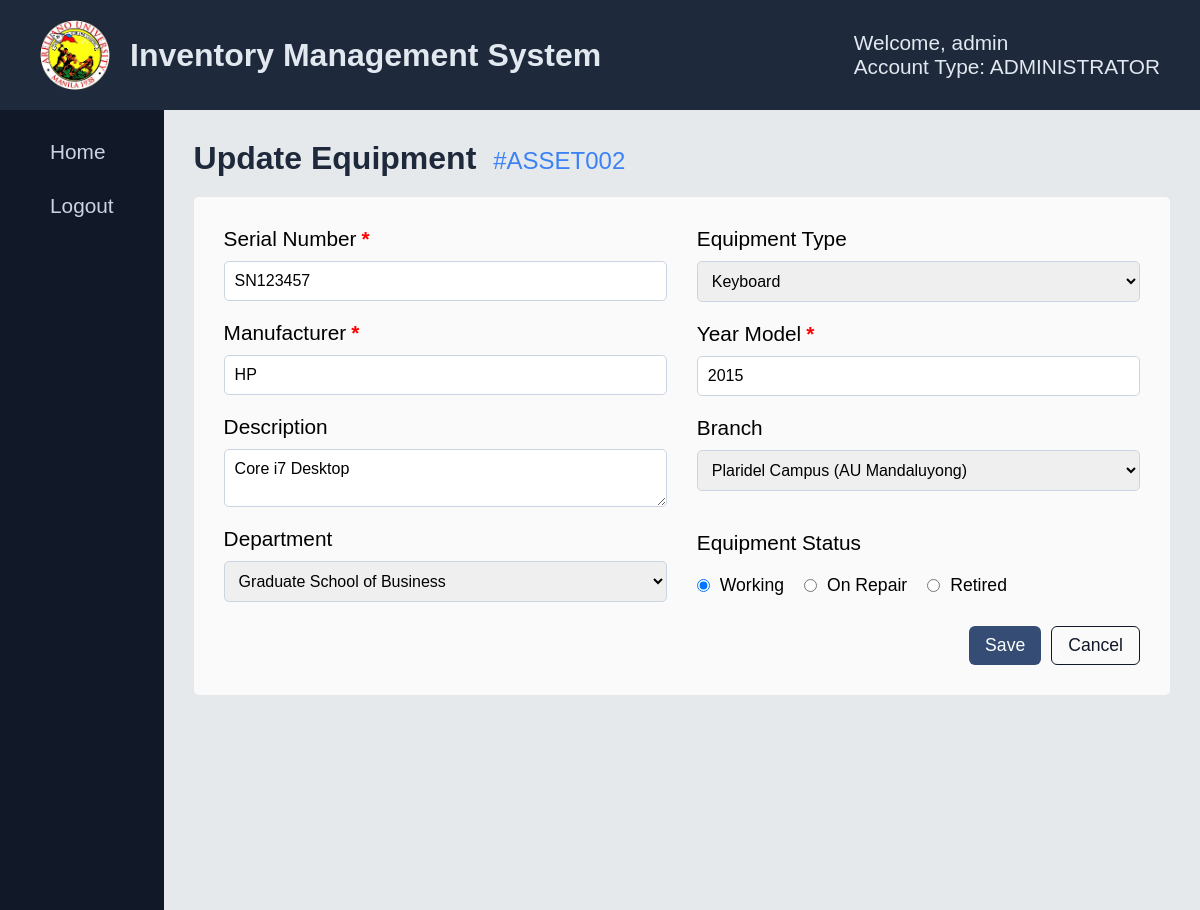
/equipmentManagement/update-equipment.php?asset_number=ASSET002 (signed in), run on the app's committed database.
### tables this page shows
CREATE TABLE `tblequipments` (
  `asset_number` varchar(100) NOT NULL,
  `serial_number` varchar(100) NOT NULL,
  `type` enum('CPU','Printer','Monitor','Keyboard','Mouse','AVR','Projector','MAC') NOT NULL,
  `manufacturer` varchar(100) NOT NULL,
  `year_model` int(11) NOT NULL,
  `description` text DEFAULT NULL,
  `branch` varchar(100) NOT NULL,
  `department` varchar(150) NOT NULL,
  `status` enum('WORKING','ON-REPAIR','RETIRED') DEFAULT 'WORKING',
  `created_by` varchar(50) NOT NULL,
  `date_created` datetime DEFAULT current_timestamp()
);

### equipmentManagement/update-equipment.php (the view, shortened to what this page needs)
<?php
require_once("../config/config.php");
$values = [];
$errors = [];
$assetNumber = $_GET["asset_number"];
$sql = "SELECT * FROM tblequipments WHERE asset_number = ?";
$stmt = mysqli_prepare($link, $sql);
mysqli_stmt_bind_param($stmt, "s", $assetNumber);
if (mysqli_execute($stmt)) {
    $result = mysqli_stmt_get_result($stmt);
    $equipment = mysqli_fetch_array($result, MYSQLI_ASSOC);
} else {
    $_SESSION['message'] = [
        'type' => 'error',
        'text' => 'Error fetch equipment data!'
    ];
}
?>
<!DOCTYPE html>
<html lang="en">
<head>
    <link rel="stylesheet" href="https://cdnjs.cloudflare.com/ajax/libs/font-awesome/6.5.1/css/all.min.css">
    <link rel="stylesheet" href="../assets/css/notification.css">
</head>
<body>
    <?php include("../includes/nav-sidebar.php");?>
    <div class="container">
            <h4 class="update-title">
                Update Equipment <span class="asset-number">#<?php echo $assetNumber ?></span>
            </h4>
            <div class="wrapper">
                <form action="<?php echo htmlspecialchars($_SERVER['PHP_SELF']) . '?asset_number=' . $assetNumber;?>" method="POST">
                    <div class="col-div">
                        <div class="col1-input">
                            <div class="input-div">
                                <label class="labelInput">
                                    Serial Number
                                    <span class="<?= isset($errors['serialNumber']) ? '' : (!empty($values['serialNumber']) ? 'valid' : ''); ?>">*</span>
                                </label>
                                <input type="text" name="serialNumber"
                                    value="<?= htmlspecialchars($values['serialNumber'] ?? $equipment['serial_number']) ?>"
                                    class="<?= isset($errors['serialNumber']) ? 'error' : (!empty($values['serialNumber']) ? 'success' : '') ?>">
                            </div>
                            <div class="input-div">
                               <label class="labelInput">
                                    Manufacturer <span class="<?= isset($errors['manufacturer']) ? '' : (!empty($values['manufacturer']) ? 'valid' : ''); ?>">*</span>
                                </label>
                                <input type="text" name="manufacturer"
                                    value="<?= htmlspecialchars($values['manufacturer'] ?? $equipment['manufacturer']) ?>"
                                    class="<?= isset($errors['manufacturer']) ? 'error' : (!empty($values['manufacturer']) ? 'success' : '') ?>">
                            </div>
                            <div class="input-div">
                                <label>Description <span></span></label>
                                <textarea name="description"  ><?php echo $equipment["description"];?></textarea>
                            </div>
                            <div class="input-div">
                                <label>Department <span></span></label>
                                <select name="AUDepartment" >
                                    <option value="<?php echo $equipment["department"];?>" selected hidden><?php echo $equipment["department"];?></option>
                                </select>
                            </div>
                        </div>
                        <div class="col2-input">
                            <div class="input-div">
                                <label>Equipment Type <span></span></label>
                                <select id="" name="equipmentType" >
                                    <option value="<?php echo $equipment["type"];?>" selected hidden><?php echo $equipment["type"];?></option>
                                </select>
                            </div>
                         <div class="input-div">
                            <label class="labelInput">
                                Year Model
                                <span class="<?= isset($errors['yearModel']) ? '' : (!empty($values['yearModel']) ? 'valid' : ''); ?>">*</span>
                            </label>
                            <input type="text" name="yearModel"
                                value="<?= htmlspecialchars($values['yearModel'] ?? $equipment['year_model']) ?>"
                                class="<?= isset($errors['yearModel']) ? 'error' : (!empty($values['yearModel']) ? 'success' : '') ?>">
                        </div>
                            <div class="input-div" >
                                <label>Branch <span></span></label>
                                <select name="AUBranch" >
                                    <option value="<?php echo $equipment["branch"];?>" selected hidden><?php echo $equipment["branch"];?></option>
                                </select>
                            </div>
                            <div class="input-div rb">
                                <label>Equipment Status <span></span></label>
                                <div class="rb-div">
                                    <div class="rb-input">
                                        <input type="radio" name="rbstatus" value="WORKING" <?php
                                            if ($equipment['status'] === "WORKING") echo "checked";
                                        ?>>
                                        <label>Working</label>
                                    </div>
                                    <div class="rb-input">
                                        <input type="radio" name="rbstatus" value="ON-REPAIR" <?php
                                            if ($equipment['status']== "ON-REPAIR") echo "checked";
                                        ?>>
                                        <label>On Repair</label>
                                    </div>
                                    <div class="rb-input">
                                        <input type="radio" name="rbstatus" value="RETIRED" <?php
                                            if ($equipment['status'] === "RETIRED") echo "checked";
                                        ?>>
                                        <label>Retired</label>
                                    </div>
                                </div>
                            </div>
                        </div>
                    </div>
                    <div class="btn-div">
                        <button type="submit" name="btnupdate" class="add-btn">
                            Save
                        </button>
                        <a href="./equipment-management.php" class="cancel-btn">
                            Cancel
                        </a>
                    </div>
                </form>
            </div>
        </div>
    </main>
</body>
</html>

### equipmentManagement/update-equipment.php (style rules this page uses)
* { font-family: Arial, Helvetica, sans-serif; padding: 0; margin: 0; box-sizing: border-box; }
body { background-color: #e6e9eb; }
.container { padding: 30px 30px; width: 100%; height: 100%; }
.container h4 { font-size: 2rem; }
.wrapper { background-color: #fafafa; width: 100%; height: auto; padding: 20px; border-radius: 5px; margin-top: 20px; }
form { display: flex; flex-direction: column; gap: 5px; padding: 10px; }
.col-div { display: flex; gap: 30px; }
.col1-input, .col2-input { display: flex; flex-direction: column; gap: 20px; width: 100%; }
.input-div { display: flex; flex-direction: column; gap: 10px; }
.input-div input[type = "text"], select, textarea { padding: 10px 10px; outline: none; border: 1px solid #CBD5E1; border-radius: 5px; font-size: 1rem; }
.input-div label { font-size: 1.3rem; }
textarea { resize: vertical; }
.btn-div { display: flex; justify-content: flex-end; gap: 10px; margin-top: 15px; }
.add-btn { background-color: #354d74; color: white; border: none; padding: 8px 16px; border-radius: 6px; font-size: 1.1rem; cursor: pointer; transition: background 0.2s ease, transform 0.1s ease; }
.cancel-btn { background-color: transparent; color: #111827; border: 1px solid #111827; padding: 8px 16px; border-radius: 6px; font-size: 1.1rem; text-decoration: none; cursor: pointer; transition: background 0.2s ease, color 0.2s ease; }
.update-title { font-size: 1.8rem; font-weight: 600; color: #1E293B; }
.update-title .asset-number { font-size: 1.5rem; font-weight: 400; color: #3B82F6; margin-left: 8px; }
.rb { margin-top: 20px; }
.rb-div { display: flex; gap: 20px; padding: 10px 0; }
.rb-input { display: flex; gap: 10px; }
.rb-input input { outline: none; }
.rb-input label { font-size: 1.1rem; }
.input-div label span { color: red; font-weight: bold; }
.labelInput { display: flex; gap: 5px; align-items: center; }

### includes/nav-sidebar.php (style rules this page uses)
html, body { height: 100%; margin: 0; }

### data on the page
tblequipments: serialNumber "SN123457", manufacturer "HP", description "Core i7 Desktop", AUDepartment "Graduate School of Business", equipmentType "Keyboard", yearModel "2015", AUBranch "Plaridel Campus (AU Mandaluyong)", status "☑"

### other printed values
$_SESSION['username'] "admin"
$_SESSION['usertype'] "ADMINISTRATOR"
$assetNumber "ASSET002"
